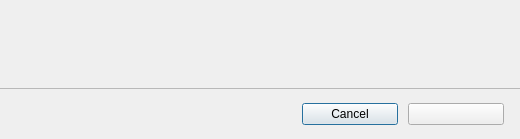
<?xml version="1.0" encoding="UTF-8"?>
<ui version="4.0">
 <class>ConfirmDialog</class>
 <widget class="QDialog" name="ConfirmDialog">
  <property name="minimumSize">
   <size><width>520</width><height>0</height></size>
  </property>
  <layout class="QVBoxLayout" name="mainLayout">
   <property name="spacing"><number>0</number></property>
   <property name="leftMargin"><number>0</number></property>
   <property name="topMargin"><number>0</number></property>
   <property name="rightMargin"><number>0</number></property>
   <property name="bottomMargin"><number>0</number></property>
   <item>
    <widget class="QWidget" name="contentArea" native="true">
     <property name="autoFillBackground"><bool>true</bool></property>
     <layout class="QHBoxLayout" name="contentLayout">
      <property name="spacing"><number>16</number></property>
      <property name="leftMargin"><number>24</number></property>
      <property name="topMargin"><number>24</number></property>
      <property name="rightMargin"><number>24</number></property>
      <property name="bottomMargin"><number>24</number></property>
      <item alignment="Qt::AlignTop">
       <widget class="QLabel" name="iconLabel">
        <property name="minimumSize"><size><width>40</width><height>40</height></size></property>
        <property name="maximumSize"><size><width>40</width><height>40</height></size></property>
       </widget>
      </item>
      <item>
       <layout class="QVBoxLayout" name="textLayout">
        <property name="spacing"><number>12</number></property>
        <item>
         <widget class="QLabel" name="questionLabel">
          <property name="wordWrap"><bool>true</bool></property>
          <property name="textFormat"><enum>Qt::PlainText</enum></property>
         </widget>
        </item>
        <item>
         <widget class="QLabel" name="detailsLabel">
          <property name="wordWrap"><bool>true</bool></property>
          <property name="textFormat"><enum>Qt::PlainText</enum></property>
         </widget>
        </item>
        <item>
         <spacer name="textSpacer">
          <property name="orientation"><enum>Qt::Vertical</enum></property>
          <property name="sizeHint" stdset="0"><size><width>0</width><height>0</height></size></property>
         </spacer>
        </item>
       </layout>
      </item>
     </layout>
    </widget>
   </item>
   <item>
    <widget class="QFrame" name="footerSeparator">
     <property name="frameShape"><enum>QFrame::StyledPanel</enum></property>
     <property name="minimumSize"><size><width>0</width><height>1</height></size></property>
     <property name="maximumSize"><size><width>16777215</width><height>1</height></size></property>
     <property name="separator" stdset="0"><bool>true</bool></property>
    </widget>
   </item>
   <item>
    <widget class="QWidget" name="footer" native="true">
     <layout class="QHBoxLayout" name="footerLayout">
      <property name="spacing"><number>10</number></property>
      <property name="leftMargin"><number>16</number></property>
      <property name="topMargin"><number>14</number></property>
      <property name="rightMargin"><number>16</number></property>
      <property name="bottomMargin"><number>14</number></property>
      <item>
       <spacer name="footerSpacer">
        <property name="orientation"><enum>Qt::Horizontal</enum></property>
        <property name="sizeHint" stdset="0"><size><width>40</width><height>0</height></size></property>
       </spacer>
      </item>
      <item>
       <widget class="QPushButton" name="cancelButton">
        <property name="minimumSize"><size><width>96</width><height>0</height></size></property>
        <property name="text"><string>Cancel</string></property>
       </widget>
      </item>
      <item>
       <widget class="QPushButton" name="actionButton">
        <property name="minimumSize"><size><width>96</width><height>0</height></size></property>
        <property name="accent" stdset="0"><string>primary</string></property>
       </widget>
      </item>
     </layout>
    </widget>
   </item>
  </layout>
 </widget>
 <resources/>
 <connections/>
</ui>
